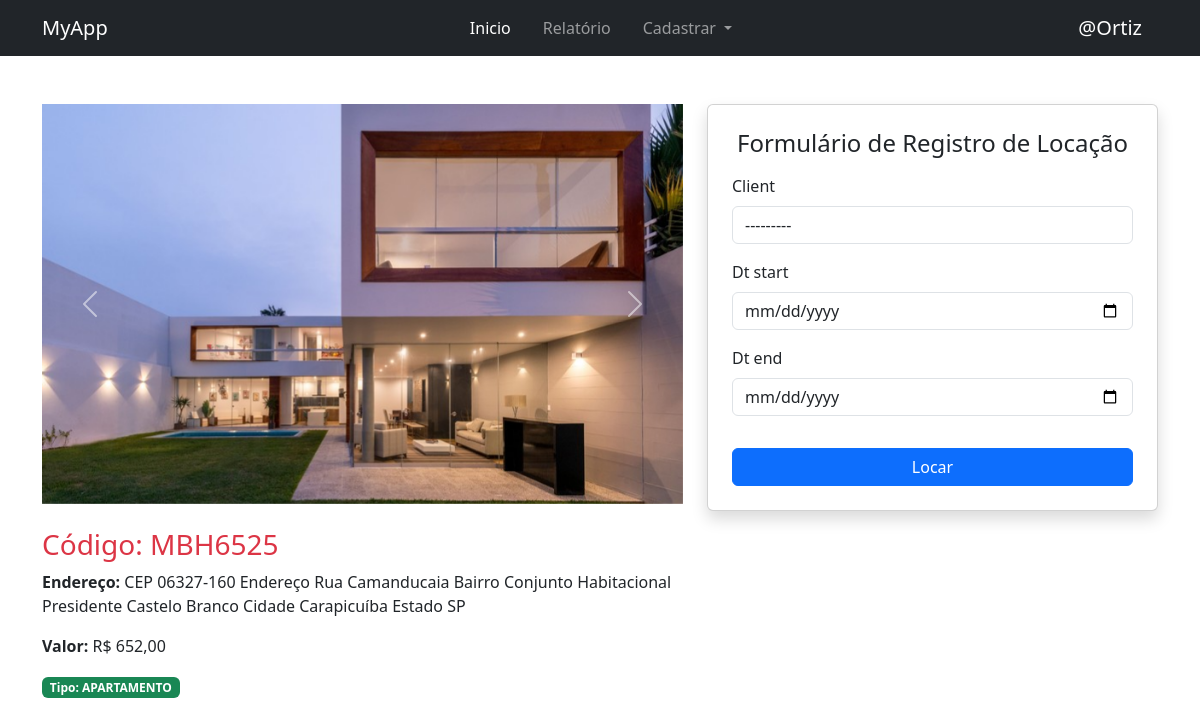
Screenshot of /form-location/12/ with the database file from the repository.
### myapp/models.py (models this page shows, shortened)
class ImmobileImage(models.Model):
    image = models.ImageField('Images',upload_to='images')
    immobile = models.ForeignKey(Immobile, related_name='immobile_images', on_delete=models.CASCADE)

class Immobile(models.Model):
    code = models.CharField(max_length=100)
    type_item = models.CharField(max_length=100, choices=TypeImmobile.choices)
    address = models.TextField()
    price = models.DecimalField(max_digits=10,decimal_places=2)
    is_locate = models.BooleanField(default=False)
    class Meta:
        verbose_name = 'Imóvel'
        verbose_name_plural = 'Imóveis'
        ordering = ['-id']

### myapp/views.py (the view, shortened to what this page needs)
# urls.py: path('form-location/<int:id>/', views.form_location, name='location-create'),
def form_location(request, id):
    get_locate = Immobile.objects.get(id=id) ## pega objeto
    form = RegisterLocationForm()
    context = {'form': form, 'location': get_locate}
    return render(request, 'form-location.html', context)

### myapp/forms.py
class RegisterLocationForm(forms.ModelForm):
    dt_start = forms.DateTimeField(widget=forms.DateInput(format='%d-%m-%Y',attrs={'type': 'date',}))
    dt_end = forms.DateTimeField(widget=forms.DateInput(format='%d-%m-%Y',attrs={'type': 'date',}))
    class Meta:
        model = RegisterLocation
        fields = '__all__'
        exclude = ('immobile','create_at',)
    def __init__(self, *args, **kwargs): # Adiciona
        super().__init__(*args, **kwargs)
        for field_name, field in self.fields.items():
              field.widget.attrs['class'] = 'form-control'

### myapp/models.py (called while the page is built)
    def __str__(self):
        return "{} - {}".format(self.name, self.email)

### myapp/templates/form-location.html (shortened to what this page needs)
{% extends 'base.html' %}
{% block content %}
<div class="row g-4 align-items-start mt-4">
    <div class="col-lg-7">
        <div id="carouselExampleControls" class="carousel slide" data-bs-ride="carousel">
            <div class="carousel-inner">
                {% for el in location.immobile_images.all %}
                <div class="carousel-item {% if forloop.first %}active{% endif %}">
                    <img src="{{ el.image.url }}"
                         class="d-block w-100"
                         style="height: 400px; object-fit: cover;"
                         alt="Imagem do imóvel {{ el.id }}">
                </div>
                {% endfor %}
            </div>
            <button class="carousel-control-prev"
                    type="button"
                    data-bs-target="#carouselExampleControls"
                    data-bs-slide="prev">
                <span class="carousel-control-prev-icon" aria-hidden="true"></span>
            </button>
            <button class="carousel-control-next"
                    type="button"
                    data-bs-target="#carouselExampleControls"
                    data-bs-slide="next">
                <span class="carousel-control-next-icon" aria-hidden="true"></span>
            </button>
        </div>
        <div class="mt-4">
            <p class="h3 text-danger">Código: {{ location.code }}</p>
            <p><strong>Endereço:</strong> {{ location.address }}</p>
            <p><strong>Valor:</strong> R$ {{ location.price }}</p>
            <span class="badge bg-success">Tipo: {{ location.type_item }}</span>
        </div>
    </div>
    <div class="col-lg-5">
        <form action="{% url 'location-create' location.id %}" method="post" class="card p-4 shadow">
            <h4 class="mb-3 text-center">Formulário de Registro de Locação</h4>
            {% for field in form %}
            <div class="mb-3">
                <label for="{{ field.id_for_label }}" class="form-label">{{ field.label }}</label>
                {{ field }}
            </div>
            {% endfor %}
            <button type="submit" class="btn btn-primary w-100 mt-3">Locar</button>
        </form>
    </div>
</div>
{% endblock %}

### rows the page displays
ImmobileImage: image (picture)
Immobile: code "MBH6525", address "CEP 06327-160 Endereço Rua Camanducaia Bairro Conjunto Habitacional Presidente Castelo Branco Cidade Carapicuíba Estado SP", price "652,00", type_item "APARTAMENTO"

### other values shown
{{ field.label }} "Client" "Dt start" "Dt end"
